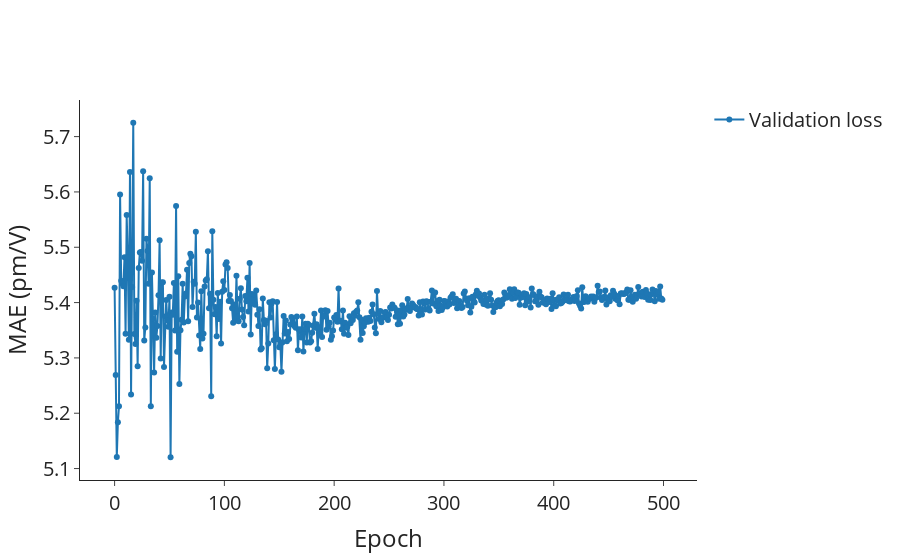

Write notebook code for a chart like this one.
### Markdown cell above
## MAE

### Code cell
lr_val = go.Scatter(
    x=df_lr_epochs_first.index,
    y=df_lr_epochs_first["metric_val/MeanAbsoluteError/shg_tensor_full"],
    mode="lines+markers",
    name="Validation loss",
    showlegend=True,
)

# Layout
layout = go.Layout(
    # title=dict(text='Scatter Plot'),
    xaxis=dict(title="Epoch"),
    yaxis=dict(title="MAE (pm/V)"),
    # legend=dict(font=dict(size=12)),
)

# Create figure
fig = go.Figure(data=[lr_val], layout=layout)

fig.update_layout(
    autosize=True,
    font_size=20,
    # width=600,
    # height=600,
    # plot_bgcolor="white",
    template="simple_white",
)
fig.update_layout(
    xaxis=dict(
        # tickmode = 'array',
        # tickvals = [1, 2,3,4,5,6,7,8],
        # ticktext = ['One', 'Three', 'Five', 'Seven', 'Nine', 'Eleven']
        showgrid=False,
    ),
    yaxis=dict(
        # tickmode = 'array',
        # tickvals = [1, 2,3,4,5,6,7,8],
        # ticktext = ['One', 'Three', 'Five', 'Seven', 'Nine', 'Eleven']
        showgrid=False,
    ),
)

# Show figure
fig.show()

### Figure 1 — Plotly figure (JSON) as saved in the notebook; plotly's stock layout.template omitted (floating-point values rounded to 4 significant figures; data arrays with more than 128 entries replaced by an {"elided": "..."} marker saying what was removed)
{"data": [{"mode": "lines+markers", "name": "Validation loss", "showlegend": true, "type": "scatter", "x": {"elided": "500 int values"}, "y": {"elided": "500 float values"}}], "layout": {"autosize": true, "font": {"size": 20}, "xaxis": {"showgrid": false, "title": {"text": "Epoch"}}, "yaxis": {"showgrid": false, "title": {"text": "MAE (pm/V)"}}}}
